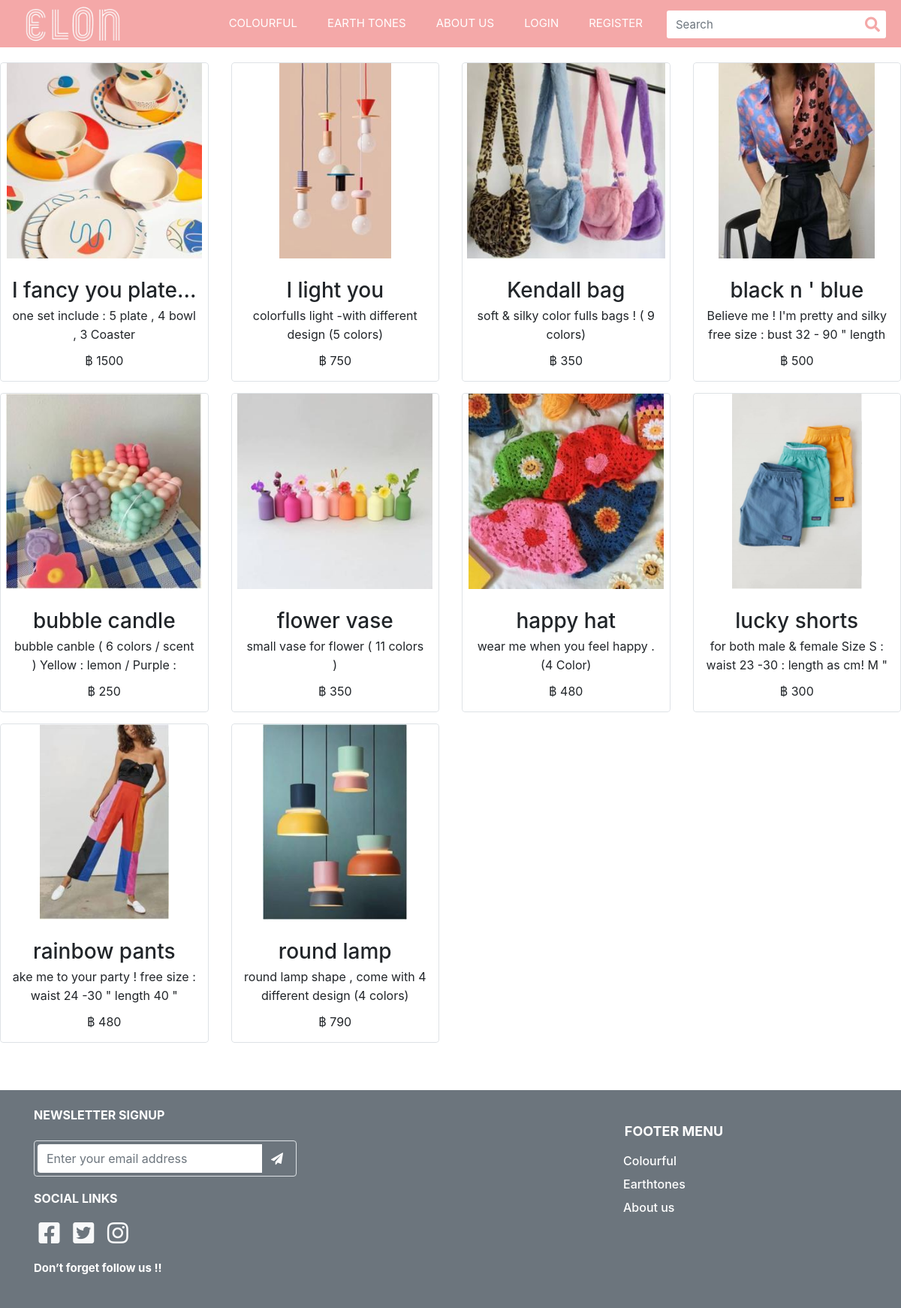
The app's page /List?category=Colourful with its own data.
### item/models.py (models this page shows, shortened)
class Item(models.Model):
    name = models.CharField(max_length=300)
    detail = models.TextField(max_length=1000)
    slug = models.SlugField(unique=True,default=None)
    img = models.ImageField(default='default_item.png', upload_to='item_pics')
    amount = models.PositiveIntegerField(default=0)
    category = models.ForeignKey(Category, on_delete=models.PROTECT,default=None)
    price = models.PositiveIntegerField(default=0)
    hashtag = models.TextField(max_length=100,default=None)
    class Meta:
        verbose_name_plural = "สินค้า"

### item/views.py (the view)
# urls.py: path('List',views.Listitem),
def Listitem(request):
    cat = request.GET['category']
    if cat == "Colourful":
        title = "COLOURFUL"
        some_colour = Category.objects.get(category="Colourful")
        Item_colour = Item.objects.all().filter(category=some_colour).order_by('name')
        context = {'Item': Item_colour,'title' : title}
    else:
        title = "EARTH TONES"
        some_Earthtones = Category.objects.get(category="Earthtones")
        Item_Earthtones = Item.objects.all().filter(category=some_Earthtones).order_by('name')
        context = {'Item': Item_Earthtones,'title' : title}
    return render(request,'Category.html',context=context)

### template/Category.html (shortened to what this page needs)
{% extends "1Navbar.html" %}
{% load static %}
{% block content %}
<!DOCTYPE html>
<html lang="en">
<head>
    <link rel="stylesheet" href="{% static 'css/COLORFUL.css' %}">
    <link rel="stylesheet" href="https://code.jquery.com/jquery-3.4.1.min.js" />
    <link rel="stylesheet" href="https://stackpath.bootstrapcdn.com/bootstrap/4.3.1/js/bootstrap.min.js" />
</head>
<body>
     <div class="productList1" id="productList1_">
        <div class="productWidget">
            <div class="row ">
                {% for item in Item %}
                <div class="item col-6 col-md-6 col-lg-3 mobileProductList1">
                    <div class="itemInner rounded" style="display: flex; overflow: hidden; width: 100%;">
                        <div class="thumbnail border rounded">
                            <div class="productImage rounded-top">
                                <img class="mx-auto"
                                    src="{{ item.img.url }}"
                                    alt="XOXO BonBon Liquid Matte Lip Limited Box Set "
                                    title="XOXO BonBon Liquid Matte Lip Limited Box Set " style="opacity: 1;">
                            </div>
                            <div class="productCaption">
                                <div class="productName">
                                    <h3 class="h3-hover">{{ item.name }}</h3>
                                </div>
                                <div class="productIntro">
                                    <p>{{ item.detail }} </p>
                                </div>
                                <div class="productPrice">
                                    <div class="ff-price fs-price fc-price">
                                        <span class="SpePrice">฿ {{ item.price }} </span>
                                    </div>
                                </div>
                            </div>
                        </div>
                    </div>
                </div>
                {% endfor %}
                </div>
            </div>
        </div>
    <footer>
      <div class="jumbotron jumbotron-fluid bg-secondary p-4 mt-5 mb-0">
        <div class="container">
          <div class="row">
            <div class="col-lg-4 col-md-6 mb-lg-0">
              <h6 class="text-uppercase font-weight-bold mb-4">NEWSLETTER SIGNUP</h6>
              <div class="p-1 rounded border">
                <div class="input-group">
                  <input type="email" placeholder="Enter your email address" aria-describedby="button-addon1"
                    class="form-control border-0 shadow-0">
                  <div class="input-group-append">
                    <button id="button-addon1" type="submit" class="btn btn-link"><i
                        class="fa fa-paper-plane"></i></button>
                  </div>
                </div>
              </div>
              <h5 class="card-title text-white display-4" style="font-size:16px">SOCIAL LINKS</h5>
              <a class="text-light" href="#"><i class="fab fa-facebook-square fa-fw fa-2x"></i></a>
              <a class="text-light" href="#"><i class="fab fa-twitter-square fa-fw fa-2x"></i></a>
              <a class="text-light" href="#"><i class="fab fa-instagram fa-fw fa-2x"></i></a>
              <h5 class="card-title text-white display-4" style="font-size:15px">Don’t forget follow us !!</h5>
            </div>
            <div class="col-sm-8 col-md-6">
              <div class="footermenu">
                <h5 class="card-title text-white display-4" style="font-size:18px">FOOTER MENU</h5>
                <a class="text-light" href="/List?category=Colourful">
                  <h6 class="card-title text-white" style="font-size:16px">Colourful</h6>
                </a>
                <a class="text-light" href="/List?category=Earthones">
                  <h6 class="card-title text-white" style="font-size:16px">Earthtones</h6>
                </a>
                <a class="text-light" href="/Aboutus">
                  <h6 class="card-title text-white" style="font-size:16px">About us</h6>
                </a>
              </div>
            </div>
          </div>
        </div>
      </div>
    </footer>
</body>
</html>
{% endblock %}

### static/css/home.css (style rules this page uses)
.row h6 { color: white; }
.row h5 { margin-top: 20px; margin-bottom: 20px; font-weight: bold; }
.row button { color: white; margin-top: auto; margin-left: auto; }
.footermenu { margin-left: 75%; }
.footermenu h5 { text-align: center; }

### staticfile/css/COLORFUL.css (style rules this page uses)
.row h6 { color: white; }
.row h5 { margin-top: 20px; margin-bottom: 20px; font-weight: bold; }
.row button { color: white; margin-top: auto; margin-left: auto; }
.footermenu { margin-left: 75%; }
.footermenu h5 { text-align: center; }
#productList1_.productList1 .productWidget .item { margin-bottom: 15px; height:auto; display: flex; flex-wrap: wrap; }
#productList1_.productList1 .productWidget .thumbnail { text-align: center; height: auto; overflow: hidden; position: relative; display: flex; flex-direction: column; flex-grow: 1; }
#productList1_.productList1 .productWidget .productImage { display: table-cell; text-align: center; vertical-align: middle; height: 260px; padding: 0; overflow: hidden; transition: opacity .3s ease-in-out, transform 0.3s ease 0s !important; -moz-transition: opacity .3s ease-in-out, -moz-transform 0.3s ease 0s !important; -webkit-transition: opacity .3s ease-in-out, -webkit-transform 0.3s ease 0s !important; -o-transition: opacity .3s ease-in-out, -o-transform 0.3s ease 0s !important; }
@media only screen and (min-width: 1025px) { #productList1_.productList1 .productWidget img { max-height: 100%; transition: opacity .3s ease-in-out, transform 0.3s ease 0s !important; -moz-transition: opacity .3s ease-in-out, -moz-transform 0.3s ease 0s !important; -webkit-transition: opacity .3s ease-in-out, -webkit-transform 0.3s ease 0s !important; -o-transition: opacity .3s ease-in-out, -o-transform 0.3s ease 0s !important; } }
#productList1_.productList1 .productWidget .productImage * { vertical-align: middle; }
#productList1_.productList1 .productCaption { margin-top: 20px; margin-left: 15px; margin-right: 15px; margin-bottom: 15px; display: flex; flex-direction: column; flex: 1 0 auto; }
#productList1_.productList1 .productPrice { margin-top: 10px; margin-bottom: 0px; overflow: hidden; }
#productList1_.productList1 .productName, #productList1_.productList1 .productIntro, #productList1_.productList1 .productAction, #productList1_.productList1 .productCode { margin-top: 5px; margin-bottom: 0px; overflow: hidden; }
#productList1_.productList1 .productName { white-space: nowrap; }
#productList1_.productList1 .productName h3 { line-height: normal; text-overflow: ellipsis; overflow: hidden; margin-bottom: 0; }
#productList1_.productList1 .productIntro { max-height: 50px; flex: 1 0 auto; }
#productList1_.productList1 .productIntro > p, #productList1_.productList1 .productCode > p { line-height: 25px; margin: 0; }
#productList1_ { padding-top: 20px; }

### records on screen
Item: img (picture), name "I fancy you plate…", detail "one set include : 5 plate , 4 bowl , 3 Coaster", price "1500"
Item: img (picture), name "I light you", detail "colorfulIs light -with different design (5 colors)", price "750"
Item: img (picture), name "Kendall bag", detail "soft & silky color fulls bags ! ( 9 colors)", price "350"
Item: img (picture), name "black n ' blue", detail "Believe me ! I'm pretty and silky free size : bust 32 - 90 \" length…", price "500"
Item: img (picture), name "bubble candle", detail "bubble canble ( 6 colors / scent ) Yellow : lemon / Purple :…", price "250"
Item: img (picture), name "flower vase", detail "small vase for flower ( 11 colors )", price "350"
Item: img (picture), name "happy hat", detail "wear me when you feel happy . (4 Color)", price "480"
Item: img (picture), name "lucky shorts", detail "for both male & female Size S : waist 23 -30 : length as cm! M \"…", price "300"
Item: img (picture), name "rainbow pants", detail "ake me to your party ! free size : waist 24 -30 \" length 40 \"", price "480"
Item: img (picture), name "round lamp", detail "round lamp shape , come with 4 different design (4 colors)", price "790"
